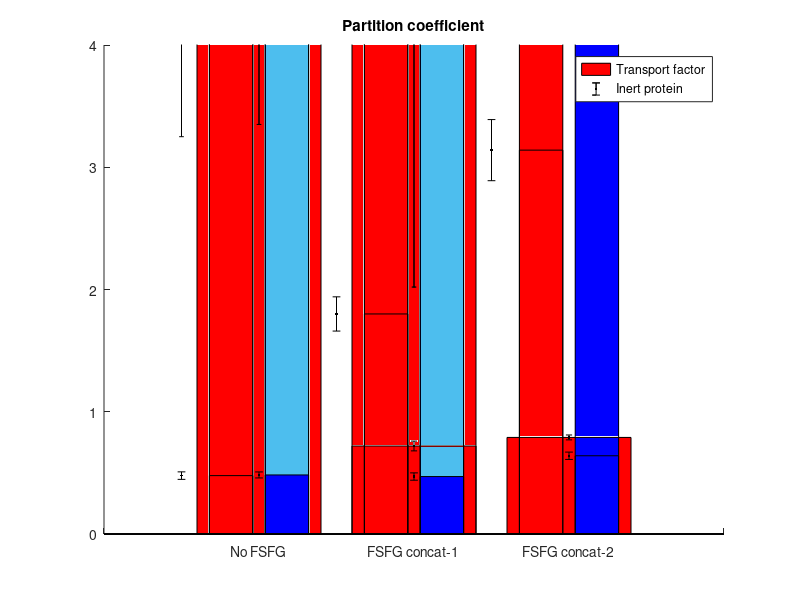

Write MATLAB code to recreate this figure.

%% Bound fraction bar chart
figure(1)
hold on
hb = bar([-0.04,0.72, 0.79]);
errorbar(1:3,[-0.04,0.72, 0.79],[0.04,0.04,0.02],'k.')
hold off
 set(hb(1), 'FaceColor','r')
%  set(hb(2), 'FaceColor','b')
% set(hb(3), 'FaceColor','g')
axis([0 4 -0.05 1])
xticklabels({'','No FSFG','FSFG concat-1','FSFG concat-2',''})
title('Bound fraction');
%% Effective diffusion coefficients
figure(1)
hold on
% hb = bar(vertcat([58.79	44.10],[12.72 29.84],[11.45	36.12]));
% errorbar(0.5*(1:6),[58.79 44.10 12.72 29.84 11.45 36.12],[4.86 3.88 3.00 3.66 4.16 4.87],'k.')
hb = bar(vertcat([56.10	46.44],[15.23 34.71],[12.82	41.33]));
errorbar(0.5*(1:6),[56.10 46.44 15.23 34.71 12.82 41.33],[11.36 8.00 3.23 4.99 2.85	2.94],'k.')
hold off
 set(hb(1), 'FaceColor','r')
  set(hb(2), 'FaceColor','b')
% set(hb(3), 'FaceColor','g')
 axis([0 4 0 70])
xticklabels({'','No FSFG','FSFG concat-1','FSFG concat-2',''})
title('Observed diffusion constant ($\mu$m/s$^2$)');
legend({'Transport factor','Inert protein'});
%% Bound diffusion bar chart
figure(1)
hold on
% hb = bar([0.71,-1.42]);
% errorbar(1:2,[0.71,-1.42],[1.4,1.56],'k.')
hb = bar([5.62,5.22]);
errorbar(1:2,[5.62,5.22],[2.27,3.20],'k.')
hold off
 set(hb(1), 'FaceColor','r')
%  set(hb(2), 'FaceColor','b')
% set(hb(3), 'FaceColor','g')
axis([0 3 0 10])
xticklabels({'','','FSFG concat-1','','FSFG concat-2',''})
title('Bound diffusion constant ($\mu$m/s$^2$)');

%% Bound diffusion with predictions
figure(1)
hold on
% hb = bar([0.71,-1.42]);
% errorbar(1:2,[0.71,-1.42],[1.4,1.56],'k.')
% hb = bar([5.62,5.22]);
% errorbar(1:2,[5.62,5.22],[2.27,3.20],'k.')
% hb = bar(vertcat([6.9 5.62],[9.3 5.22]));
% errorbar(0.5*(1:4),[6.9 5.62 9.3 5.22],[0.3 2.27 0.3 3.20],'k.')
hb = bar(vertcat([4.25 5.62],[6.0 5.22]));
errorbar(0.5*(1:4),[4.25 5.62 6.0 5.22],[1 2.27 0.9 3.20],'k.')
axis([0 3 0 10])

hold off
 set(hb(1), 'FaceColor','r')
%  set(hb(2), 'FaceColor','b')
% set(hb(3), 'FaceColor','g')
%axis([0 3 0 10])
xticklabels({'','','FSFG concat-1','','FSFG concat-2',''})
title('Bound diffusion constant ($\mu$m/s$^2$)');
legend({'Model prediction','Experiment'});

%% Partition coefficients
figure(1)
hold on
% hb = bar(vertcat([58.79	44.10],[12.72 29.84],[11.45	36.12]));
% errorbar(0.5*(1:6),[58.79 44.10 12.72 29.84 11.45 36.12],[4.86 3.88 3.00 3.66 4.16 4.87],'k.')
hb = bar(vertcat([0.4776 0.4831],[1.80 0.47],[3.14 0.64]));
errorbar(0.5*(1:6),[0.4776 0.4831 1.80 0.47 3.14 0.64],[0.0307 0.0246 0.14 0.03 0.25 0.03],'k.')
hold off
 set(hb(1), 'FaceColor','r')
  set(hb(2), 'FaceColor','b')
% set(hb(3), 'FaceColor','g')
 axis([0 4 0 4])
xticklabels({'','No FSFG ','FSFG concat-1','FSFG concat-2',''})
title('Partition coefficient');
legend({'Transport factor','Inert protein'});